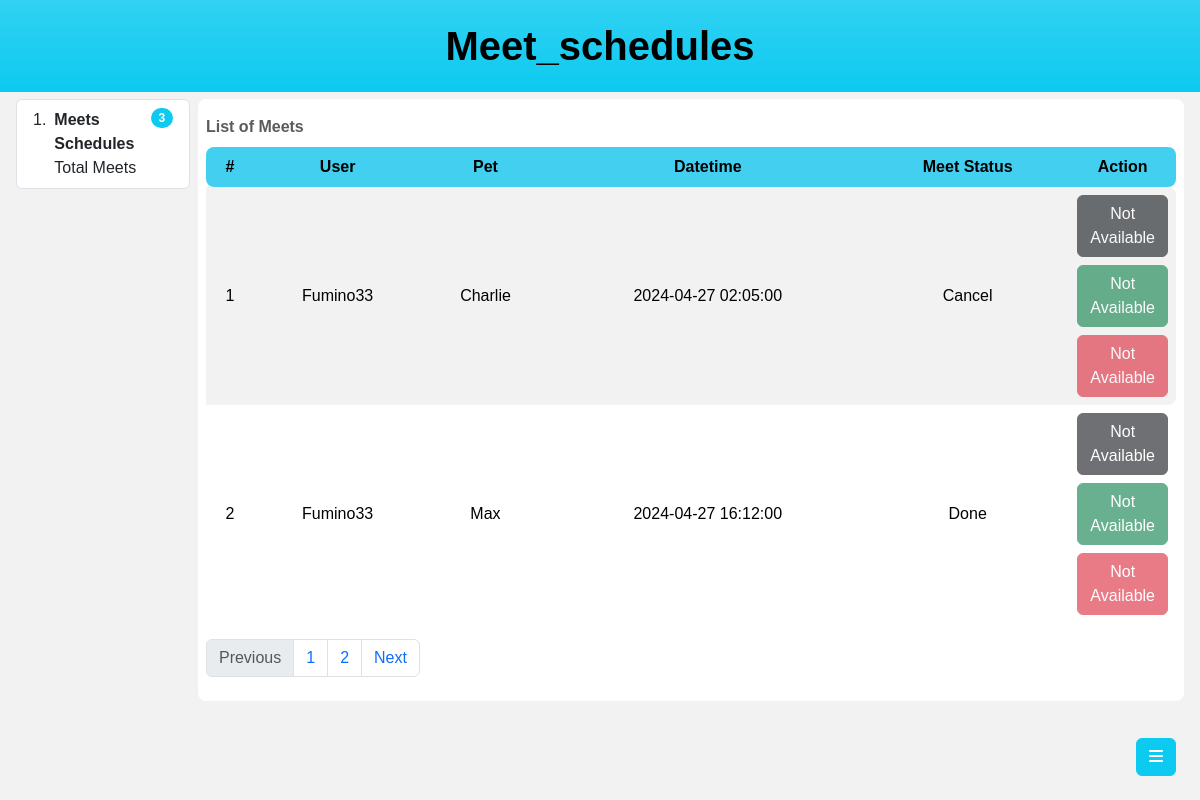
Screenshot of /admin/?view=Meet_schedules (signed in) with the database file from the repository.
### tables this page shows
CREATE TABLE IF NOT EXISTS `meet` (
  `id` int NOT NULL AUTO_INCREMENT,
  `user_id` int NOT NULL,
  `pet_id` int NOT NULL,
  `status` int NOT NULL DEFAULT '1',
  `datetime` datetime NOT NULL,
  `create_at` timestamp NOT NULL DEFAULT CURRENT_TIMESTAMP,
  `update_at` timestamp NOT NULL DEFAULT CURRENT_TIMESTAMP ON UPDATE CURRENT_TIMESTAMP,
  PRIMARY KEY (`id`)
);

CREATE TABLE IF NOT EXISTS `account` (
  `id` int NOT NULL AUTO_INCREMENT,
  `username` varchar(50) NOT NULL,
  `email` varchar(50) NOT NULL,
  `avatar` varchar(256) NOT NULL DEFAULT '/assets/avatar.png',
  `password` text NOT NULL,
  `role` tinyint NOT NULL,
  `status` int NOT NULL DEFAULT '1',
  `create_at` timestamp NOT NULL DEFAULT CURRENT_TIMESTAMP,
  `update_at` timestamp NOT NULL DEFAULT CURRENT_TIMESTAMP ON UPDATE CURRENT_TIMESTAMP,
  PRIMARY KEY (`id`)
);

CREATE TABLE IF NOT EXISTS `pet` (
  `id` int NOT NULL AUTO_INCREMENT,
  `name` varchar(50) NOT NULL,
  `price` int NOT NULL,
  `age` int NOT NULL,
  `gender` tinyint NOT NULL,
  `stock` tinyint NOT NULL DEFAULT '1',
  `source_id` int NOT NULL,
  `breed_id` int NOT NULL,
  `color_id` int NOT NULL,
  `category_id` int NOT NULL,
  `vaccination` varchar(20) NOT NULL,
  `note` text NOT NULL,
  `img_path` varchar(255) NOT NULL,
  `create_date` datetime NOT NULL DEFAULT CURRENT_TIMESTAMP,
  `update_at` timestamp NOT NULL DEFAULT CURRENT_TIMESTAMP ON UPDATE CURRENT_TIMESTAMP,
  PRIMARY KEY (`id`)
);

### admin/models/pdo.php (called while the page is built, shortened)
<?php
function pdo_get_connection(){
    $db = "mysql:host=localhost;dbname=petshop;charset=utf8";
    $username = 'root';
    $password = '';
    $conn = new PDO($db, $username, $password);
    $conn->setAttribute(PDO::ATTR_ERRMODE, PDO::ERRMODE_EXCEPTION);
    return $conn;
}
function pdo_query($sql){
    $sql_args = array_slice(func_get_args(), 1);
    try{
        $conn = pdo_get_connection();
        $stmt = $conn->prepare($sql);
        $stmt->execute($sql_args);
        $rows = $stmt->fetchAll();
        return $rows;
    }
    catch(PDOException $e){
        throw $e;
    }
    finally{
        unset($conn);
    }
}
function pdo_query_one($sql){
    $sql_args = array_slice(func_get_args(), 1);
    try{
        $conn = pdo_get_connection();
        $stmt = $conn->prepare($sql);
        $stmt->execute($sql_args);
        $row = $stmt->fetch(PDO::FETCH_ASSOC);
        return $row;
    }
    catch(PDOException $e){
        throw $e;
    }
    finally{
        unset($conn);
    }
}

### admin/models/meet.php (called while the page is built, shortened)
<?php
require_once "pdo.php";
function getAllMeet()
{
    $sql = "SELECT * FROM meet";
    return pdo_query($sql);
}
function getMeetByPage($page, $pageSize)
{
    $firstIndex = ($page - 1) * $pageSize;
    $sql = "SELECT * FROM meet LIMIT $firstIndex, $pageSize";
    return pdo_query($sql);
}

### admin/models/account.php (called while the page is built, shortened)
<?php
require_once "pdo.php";
function getAccountById($id)
{
    $sql = "SELECT * FROM account WHERE id = $id";
    return pdo_query_one($sql);
}

### admin/models/pets.php (called while the page is built, shortened)
<?php
require_once "pdo.php";
function getPetById($id)
{
    $sql = "SELECT * FROM pet WHERE id = $id";
    return pdo_query_one($sql);
}

### admin/views/meet.php (the view, shortened to what this page needs)
<div class="container-fluid d-flex gap-2 p-3">
    <div class="admin-side-container rounded-3">
        <ol class="list-group list-group-numbered">
            <li class="list-group-item d-flex justify-content-between align-items-start">
                <div class="ms-2 me-auto">
                    <div class="fw-bold">Meets Schedules</div>
                    Total Meets
                </div>
                <span class="badge text-bg-info text-white rounded-pill">
                    <?= count($listMeet); ?>
                </span>
            </li>
        </ol>
    </div>
    <div class="admin-main-container bg-white p-2 rounded-3">
        <table class="table table-hover caption-top table-borderless table-striped table-hover text-center align-middle">
            <caption class="fw-bold">List of Meets</caption>
            <thead>
                <tr>
                    <th scope="col" class="table-bg rounded-start-3">#</th>
                    <th scope="col" class="table-bg">User</th>
                    <th scope="col" class="table-bg">Pet</th>
                    <th scope="col" class="table-bg">Datetime</th>
                    <th scope="col" class="table-bg">Meet Status</th>
                    <th scope="col" class="table-bg rounded-end-3">Action</th>
                </tr>
            </thead>
            <tbody class=" fw-medium">
                <?php
                foreach ($listMeetPage as $key => $x) { ?>
                    <tr>
                        <td><?= $key + 1 ?></td>
                        <td><?= getAccountById($x['user_id'])['username'] ?></td>
                        <td><?= getPetById($x['pet_id'])['name'] ?></td>
                        <td><?= $x['datetime'] ?></td>
                        <td>
                            <?php
                            if ($x['status'] == 1) {
                                echo "Processing";
                            } else if ($x['status'] == 2) {
                                echo "Approved";
                            } else if ($x['status'] == 3) {
                                echo "Done";
                            } else {
                                echo "Cancel";
                            }
                            ?>
                        </td>
                        <td style="width: 10%;" class="rounded-end-3">
                            <?php if ($x['status'] == 1) : ?>
                                <a href="./controllers/meet/update.php/?id=<?= $x['id'] ?>&status=2" class="btn"><i class="fa-solid fa-calendar-days"></i></a>
                            <?php else : ?>
                                <button class="btn btn-dark mb-2" disabled>Not Available</button>
                            <?php endif; ?>
                            <?php if ($x['status'] == 1 || $x['status'] == 2) : ?>
                                <a href="./controllers/meet/update.php/?id=<?= $x['id'] ?>&status=3" class="btn"><i class="fa-solid fa-check" style="color: #00ff1e;"></i></a>
                            <?php else : ?>
                                <button class="btn btn-success mb-2" disabled>Not Available</button>
                            <?php endif; ?>
                            <?php if ($x['status'] == 1) : ?>
                                <a href="./controllers/meet/update.php/?id=<?= $x['id'] ?>&status=4" class="btn"><i class="fa-solid fa-trash" style="color: #ff0000;"></i></a>
                            <?php else : ?>
                                <button class="btn btn-danger" disabled>Not Available</button>
                            <?php endif; ?>
                        </td>
                    </tr>
                <?php } ?>
            </tbody>
        </table>
        <nav aria-label="Page navigation example">
            <ul class="pagination">
                <li class="page-item <?php if ($currentPage <= 1) echo 'disabled' ?>">
                    <a class="page-link" href="/admin/?view=<?= $view . "&page=" . $currentPage - 1 ?>">
                        Previous
                    </a>
                </li>
                <?php for ($i = 1; $i <= $totalPage; $i++) : ?>
                    <li class="page-item"><a class="page-link" href="/admin/?view=<?= $view . "&page=" . $i ?>"><?= $i ?></a></li>
                <?php endfor; ?>
                <li class="page-item <?php if ($currentPage == $totalPage) echo 'disabled' ?>">
                    <a class="page-link" href="/admin/?view=<?= $view . "&page=" . $currentPage + 1 ?>">
                        Next
                    </a>
                </li>
            </ul>
        </nav>
    </div>
</div>

### admin/style.css (style rules this page uses)
.admin-side-container { width: 15%; }
.admin-main-container { width: 85%; }

### admin/index.php (style rules this page uses)
body { background-color: #f2f2f2; font-family: 'Lexend', sans-serif; }
.table-bg { background-color: #43cfef !important; }

### rows the page displays
meet: user.username "Fumino33", pet.name "Charlie", datetime "2024-04-27 02:05:00", status "Cancel"
meet: user.username "Fumino33", pet.name "Max", datetime "2024-04-27 16:12:00", status "Done"

### other values shown
$view "Meet_schedules"
count($listMeet) "3"
